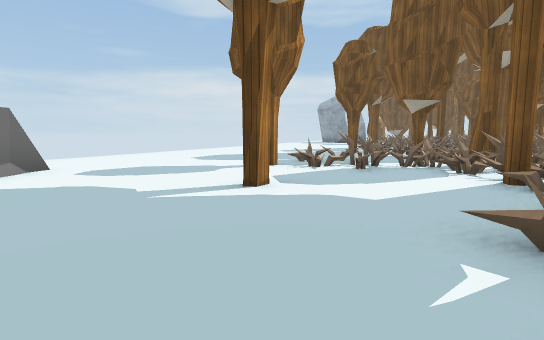
View 1 (above)

24 first-person views from a walk through a 3-D level made in the Unity game engine. The camera is 1.2 m above the floor, tilts 6° down and sees 80° across. The floor is counted in squares, 2 m on a side. Each view is taken from the middle of a square. On the plan, view 1 faces up. The plan holds only what a view shows up to about 10 squares ahead; the rest is blank. The place goes on beyond the plan. Some animated figures are left out. Some surface patterns are stand-ins.

View 2
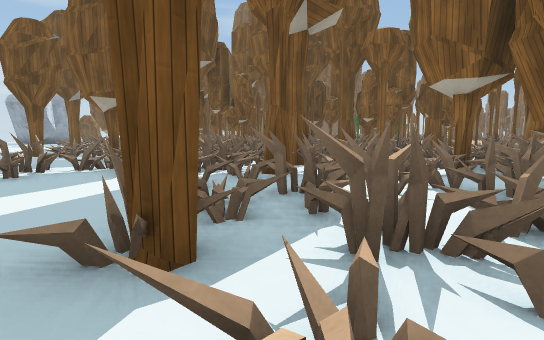

View 3
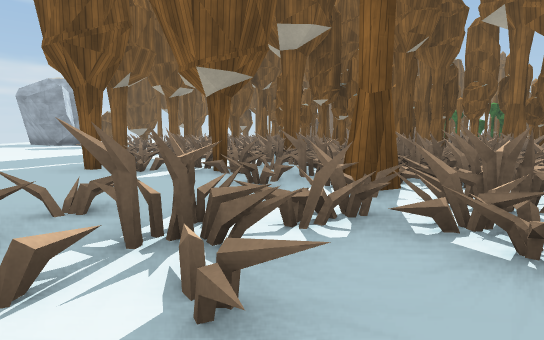

View 4
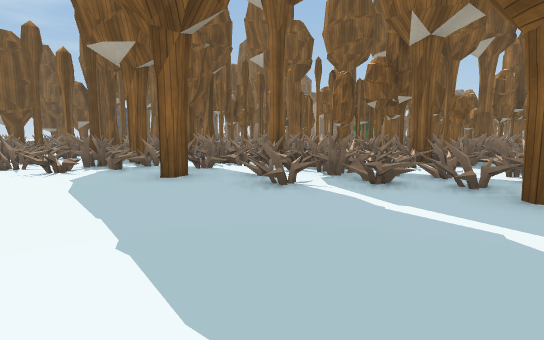

View 5
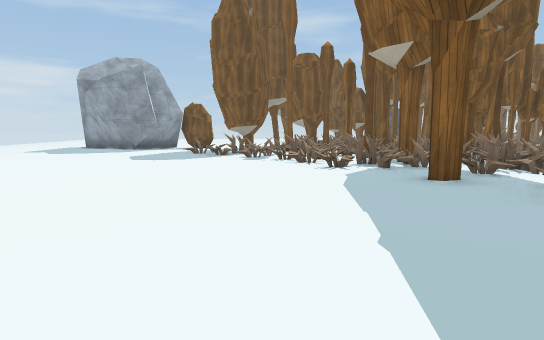

View 6
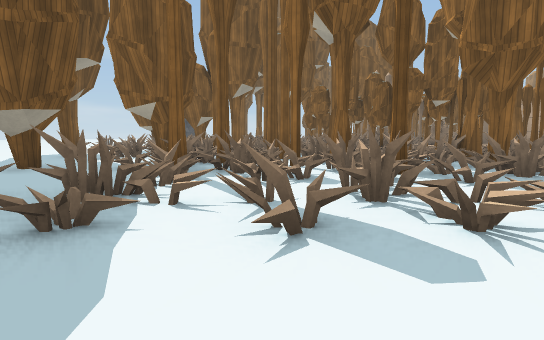

View 7
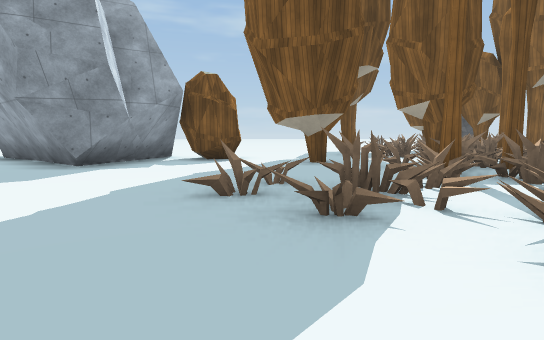

View 8
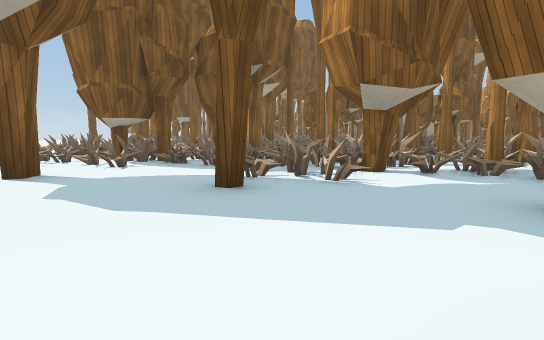

View 9
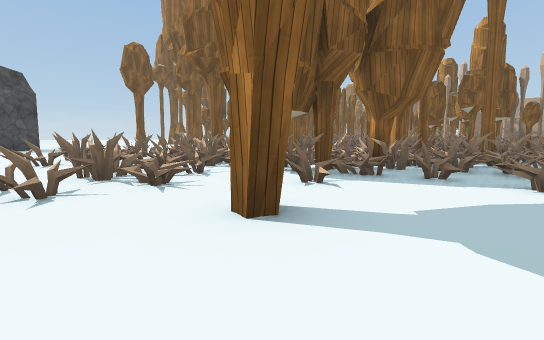

View 10
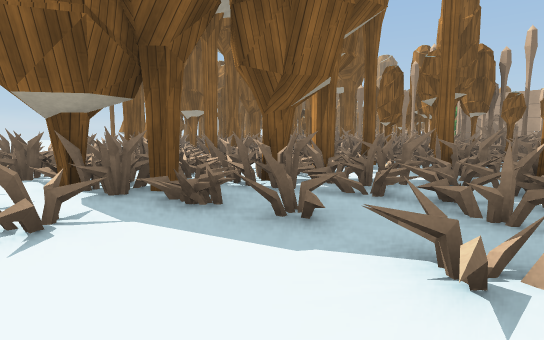

View 11
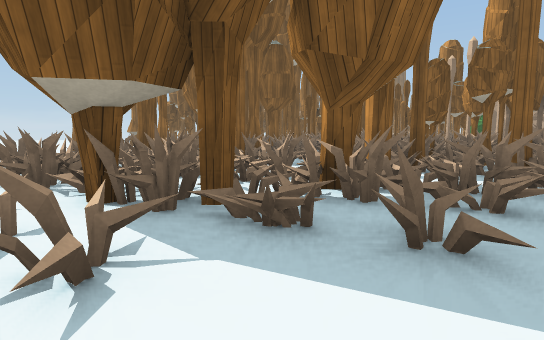

View 12
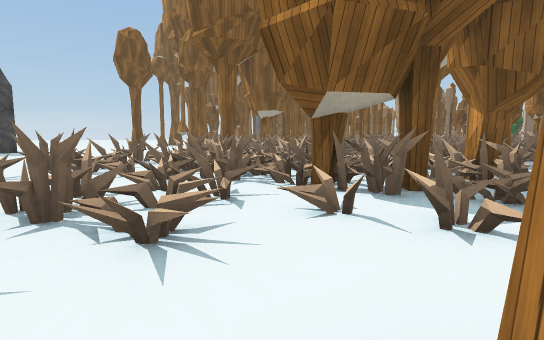

View 13
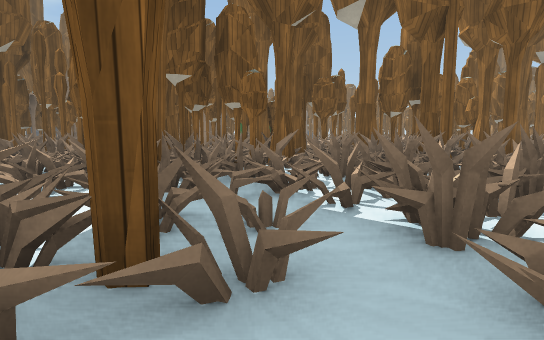

View 14
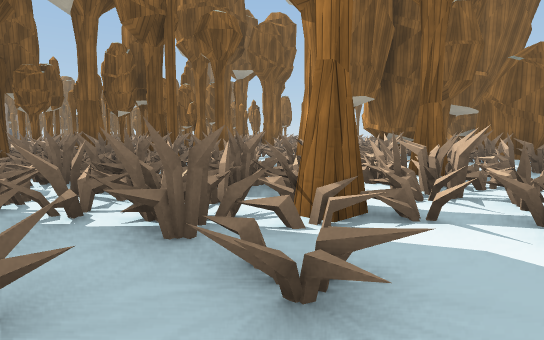

View 15
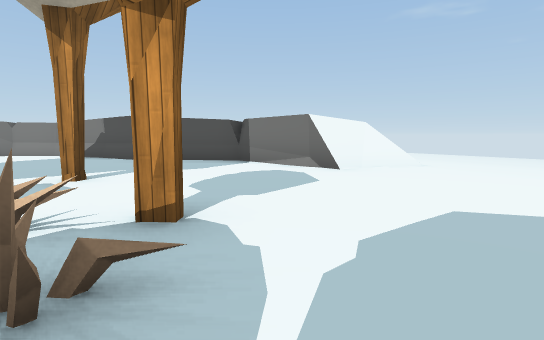

View 16
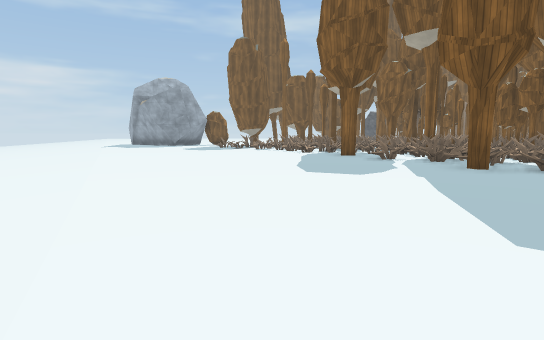

View 17
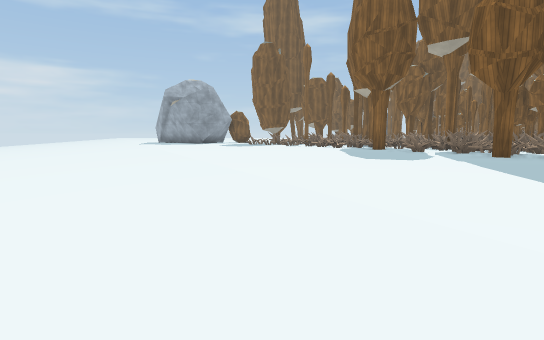

View 18
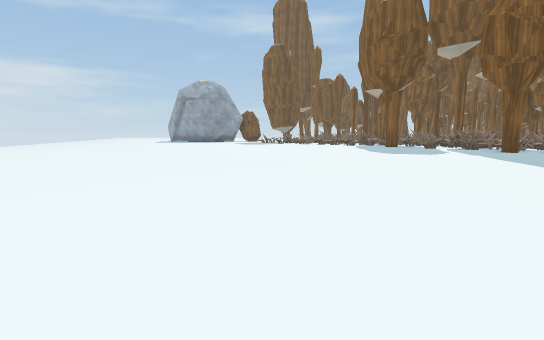

View 19
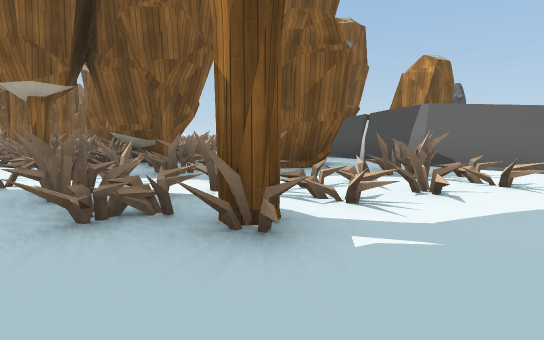

View 20
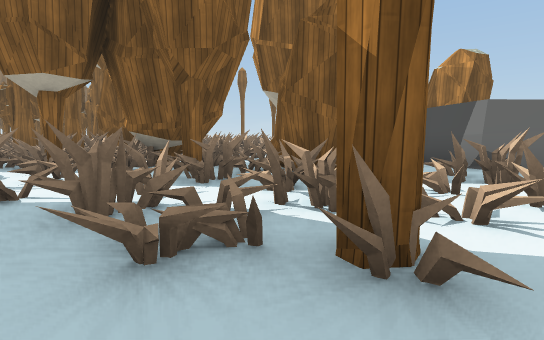

View 21
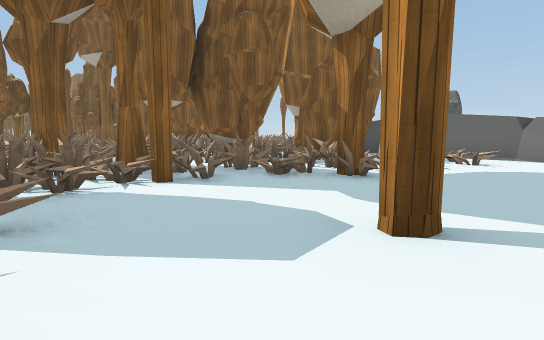

View 22
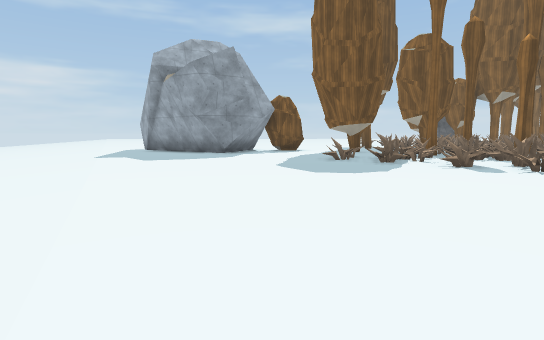

View 23
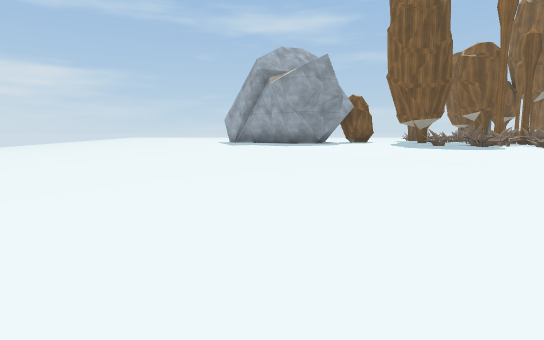

View 24
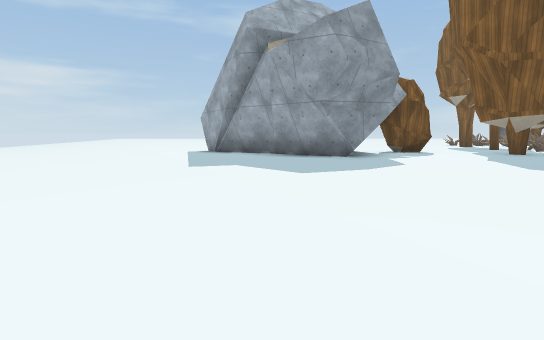

### Floor plan
Key: @ floor where view 1 was taken; # wall or solid block; x gap in a wall; . main floor; - floor 0.25 m lower than the main floor; _ floor 0.5 m lower than the main floor; : floor 2 m higher than the main floor; / step, stairs or slope; = window, fence, low wall or low ledge; v drop or lower ground; O other object.
Columns run from 7 left of view 1 to 22 right of it. Each row starts with its distance up from view 1.
 30    //////...##       ....O.
 29    //////....####........OO..O
 28    /////.....##.#......#.OOO.O
 27    /////................O=OOOO
 26    /////............O...OOOOOO
 25   /////..........x.OOO.OOOOOOO
 24   /////......OO..O..#OOOOOOOO
 23   /////......OOO.OOOOOOO#OOOO
 22  /////........OOOO#.OOOO#OOOOO
 21  /////.......OO.OOO###O##OOOOO
 20  /////........OOOOOOOOO.OO#OOO
 19  ////........OOO#O##OO  OOOO O
 18  ////.......OOOOOOOOOOO OOO
 17  ////........OO#O#OO#OOOOOOO
 16  ///..........OOOOO#O#O  OO
 15 _///..........OOOOOOOO OO
 14 _///.......OOOOOOO#O#O
 13 _//.........OOOOOOO ##
 12 _//........OOOOOOO#
 11 _//.......#OOOOOOO#
 10 _/.........##OOO#OO
  9   .........OOOOOOO  #O
  8 -/......O...OOOOOO###
  7 -/.....#OOO##OOOOOO###
  6 //=/.....OOOOOOOO#OO#O
  5    #......OOOOOOOOOOOO
  4    v...#..#=#OO.OOOO
  3    #......OOOOOOOOOO#
  2    :.....OOOOO OOOOOO
  1     #....OOOO.#OOOOO#
  0     ##.@.OOOO###O#OO
 -1      #..OO=####  #
 -2       ...O ##OOO  O
 -3       #.=OO# O#O  O
 -4        #####   O
 -5            ##  OO
 -6
 -7           /##
 -8           /#

Where each view was taken, in squares from view 1:
view 1: 0 up, 0 right, facing up
view 2: 0 up, 1 right, facing up-right
view 3: 5 up, 1 right, facing up-right
view 4: 14 up, 0 right, facing right
view 5: 14 up, 0 right, facing up-right
view 6: 21 up, 4 right, facing right
view 7: 21 up, 4 right, facing up-right
view 8: 29 up, 10 right, facing down-right
view 9: 30 up, 14 right, facing down-right
view 10: 27 up, 14 right, facing down-right
view 11: 27 up, 15 right, facing down-right
view 12: 29 up, 16 right, facing down-right
view 13: 9 up, 3 right, facing right
view 14: 9 up, 3 right, facing down-right
view 15: 9 up, 1 right, facing down-left
view 16: 10 up, 4 left, facing up-right
view 17: 10 up, 6 left, facing up-right
view 18: 10 up, 7 left, facing up-right
view 19: 3 up, 0 right, facing down-right
view 20: 3 up, 1 right, facing down-right
view 21: 6 up, 1 left, facing down-right
view 22: 19 up, 1 left, facing up-right
view 23: 20 up, 5 left, facing up-right
view 24: 24 up, 1 left, facing up-right
